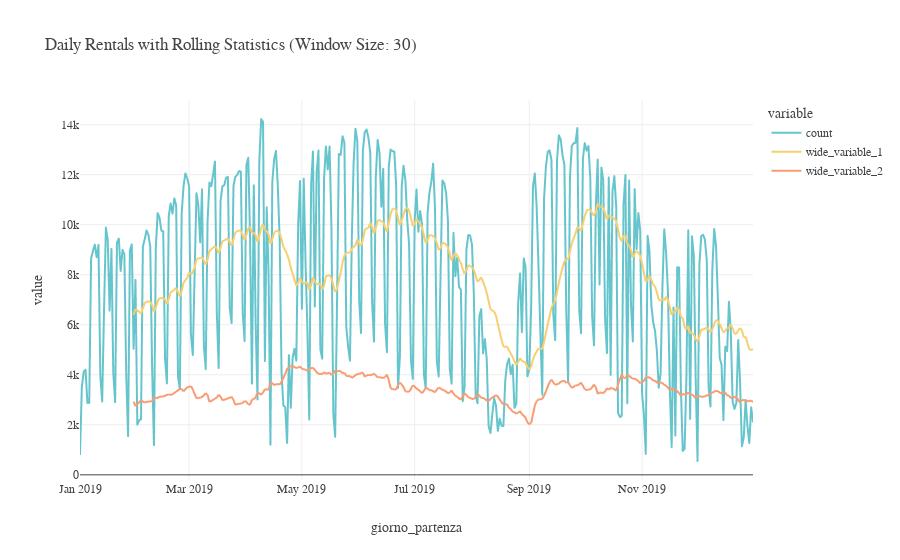

Notebook code for this chart:
### Code cell
daily_outflow.plot(
    y=[
        "count",
        daily_outflow["count"].rolling(30).mean(),
        daily_outflow["count"].rolling(30).std(),
    ],
    title="Daily Rentals with Rolling Statistics (Window Size: 30)",
    color_discrete_sequence=px.colors.qualitative.Pastel,
).update_layout(**plotly_styles).update_traces(hovertemplate=None)

### Figure 1 — Plotly figure (JSON) as saved in the notebook; plotly's stock layout.template omitted (floating-point values rounded to 4 significant figures; data arrays with more than 128 entries replaced by an {"elided": "..."} marker saying what was removed)
{"data": [{"legendgroup": "count", "line": {"color": "rgb(102, 197, 204)", "dash": "solid"}, "mode": "lines", "name": "count", "showlegend": true, "type": "scattergl", "x": {"elided": "365 str values"}, "xaxis": "x", "y": {"elided": "365 int values"}, "yaxis": "y"}, {"legendgroup": "wide_variable_1", "line": {"color": "rgb(246, 207, 113)", "dash": "solid"}, "mode": "lines", "name": "wide_variable_1", "showlegend": true, "type": "scattergl", "x": {"elided": "365 str values"}, "xaxis": "x", "y": {"elided": "365 float values"}, "yaxis": "y"}, {"legendgroup": "wide_variable_2", "line": {"color": "rgb(248, 156, 116)", "dash": "solid"}, "mode": "lines", "name": "wide_variable_2", "showlegend": true, "type": "scattergl", "x": {"elided": "365 str values"}, "xaxis": "x", "y": {"elided": "365 float values"}, "yaxis": "y"}], "layout": {"autosize": true, "font": {"family": "DejaVuSansMono Nerd Font"}, "legend": {"title": {"text": "variable"}, "tracegroupgap": 0}, "title": {"text": "Daily Rentals with Rolling Statistics (Window Size: 30)", "x": 0.05, "xanchor": "left"}, "xaxis": {"anchor": "y", "autorange": true, "domain": [0, 1], "range": ["2019-01-01", "2019-12-31"], "title": {"text": "giorno_partenza"}, "type": "date"}, "yaxis": {"anchor": "x", "autorange": true, "domain": [0, 1], "range": [-206.6, 14990.0], "title": {"text": "value"}, "type": "linear"}}}
